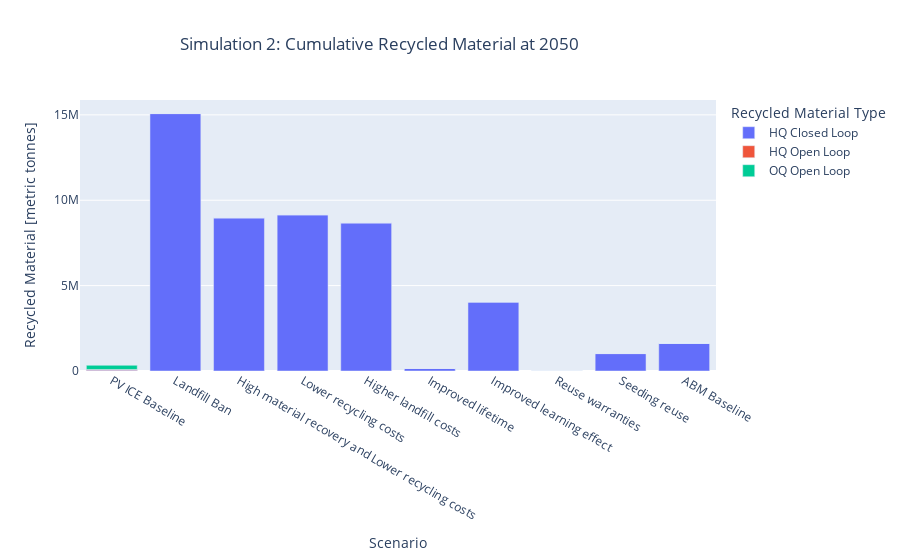

Notebook cell for this chart:
### Code cell
#graph recycled material stacked bar chart cumulative at 2050
filter_col = [col for col in UScum if (col.startswith(('EOL_Recycled_HQ_into_MFG_Module_ABM_Simulation2','EOL_Recycled_HQ_into_OU_Module_ABM_Simulation2','EOL_Recycled_2_OQ_Module_ABM_Simulation2')))]
df = UScum[filter_col]
df['year'] = list(range(1995,2051))
df = df[df.year.isin([2050])]
df = df.melt(id_vars = 'year')
df = df.drop(columns = ['year'])
df['Scenario'] = pretty_scenarios * 3
df['Recycled Material Type'] = ['HQ Closed Loop'] * 10 + ['HQ Open Loop'] * 10 + ['OQ Open Loop'] * 10
fig1 = px.bar(df, x="Scenario", y="value", color="Recycled Material Type", title="Simulation 2: Cumulative Recycled Material at 2050",
             labels={'value':'Recycled Material [metric tonnes]'})
fig1.update_layout(title_x=0.2)
fig1.show()

### Figure 1 — Plotly figure (JSON) as saved in the notebook; plotly's stock layout.template omitted (floating-point values rounded to 4 significant figures)
{"data": [{"alignmentgroup": "True", "hovertemplate": "Recycled Material Type=HQ Closed Loop<br>Scenario=%{x}<br>Recycled Material [metric tonnes]=%{y}<extra></extra>", "legendgroup": "HQ Closed Loop", "marker": {"color": "#636efa", "pattern": {"shape": ""}}, "name": "HQ Closed Loop", "offsetgroup": "HQ Closed Loop", "orientation": "v", "showlegend": true, "textposition": "auto", "type": "bar", "x": ["PV ICE Baseline", "Landfill Ban", "High material recovery and Lower recycling costs", "Lower recycling costs", "Higher landfill costs", "Improved lifetime", "Improved learning effect", "Reuse warranties", "Seeding reuse", "ABM Baseline"], "xaxis": "x", "y": [50050.0, 15080000.0, 8975000.0, 9154000.0, 8680000.0, 152700.0, 4046000.0, 3673.0, 1022000.0, 1620000.0], "yaxis": "y"}, {"alignmentgroup": "True", "hovertemplate": "Recycled Material Type=HQ Open Loop<br>Scenario=%{x}<br>Recycled Material [metric tonnes]=%{y}<extra></extra>", "legendgroup": "HQ Open Loop", "marker": {"color": "#EF553B", "pattern": {"shape": ""}}, "name": "HQ Open Loop", "offsetgroup": "HQ Open Loop", "orientation": "v", "showlegend": true, "textposition": "auto", "type": "bar", "x": ["PV ICE Baseline", "Landfill Ban", "High material recovery and Lower recycling costs", "Lower recycling costs", "Higher landfill costs", "Improved lifetime", "Improved learning effect", "Reuse warranties", "Seeding reuse", "ABM Baseline"], "xaxis": "x", "y": [39000.0, 31.32, 31.32, 31.32, 31.32, 31.32, 31.32, 31.32, 31.32, 31.32], "yaxis": "y"}, {"alignmentgroup": "True", "hovertemplate": "Recycled Material Type=OQ Open Loop<br>Scenario=%{x}<br>Recycled Material [metric tonnes]=%{y}<extra></extra>", "legendgroup": "OQ Open Loop", "marker": {"color": "#00cc96", "pattern": {"shape": ""}}, "name": "OQ Open Loop", "offsetgroup": "OQ Open Loop", "orientation": "v", "showlegend": true, "textposition": "auto", "type": "bar", "x": ["PV ICE Baseline", "Landfill Ban", "High material recovery and Lower recycling costs", "Lower recycling costs", "Higher landfill costs", "Improved lifetime", "Improved learning effect", "Reuse warranties", "Seeding reuse", "ABM Baseline"], "xaxis": "x", "y": [245200.0, 200.8, 200.8, 200.8, 200.8, 200.8, 200.8, 200.8, 200.8, 200.8], "yaxis": "y"}], "layout": {"barmode": "relative", "legend": {"title": {"text": "Recycled Material Type"}, "tracegroupgap": 0}, "title": {"text": "Simulation 2: Cumulative Recycled Material at 2050", "x": 0.2}, "xaxis": {"anchor": "y", "domain": [0, 1], "title": {"text": "Scenario"}}, "yaxis": {"anchor": "x", "domain": [0, 1], "title": {"text": "Recycled Material [metric tonnes]"}}}}
